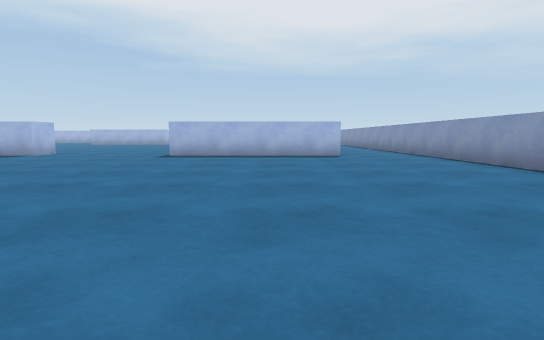
[1] (above)

24 first-person views from a walk through a scene from a Unity 3-D project. The camera is 0.58 m above the floor, tilts 6° down and sees 80° across. The floor is counted in squares, 1 m on a side. Each view is taken from the middle of a square. On the plan, view 1 faces up. The plan holds only what a view shows up to about 9 squares ahead; the rest is blank. The place goes on beyond the plan. Some animated figures are not drawn.

[2]
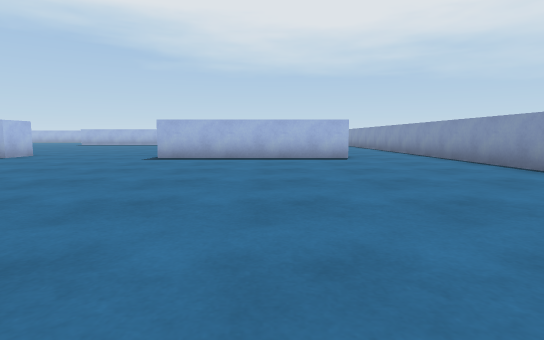

[3]
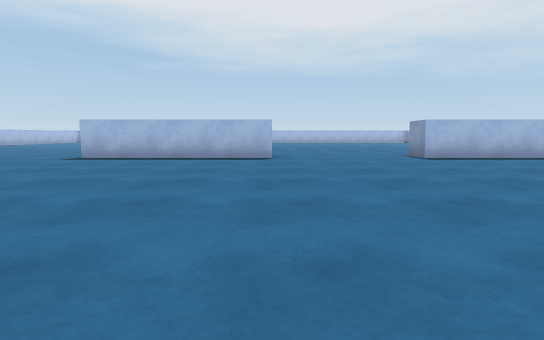

[4]
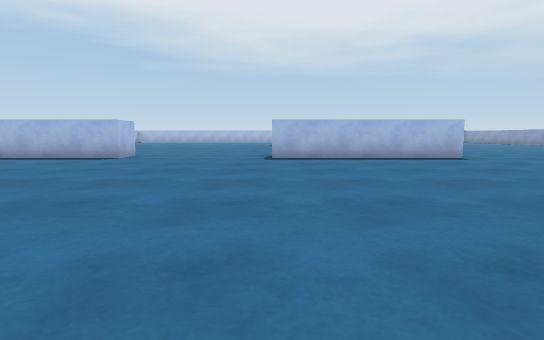

[5]
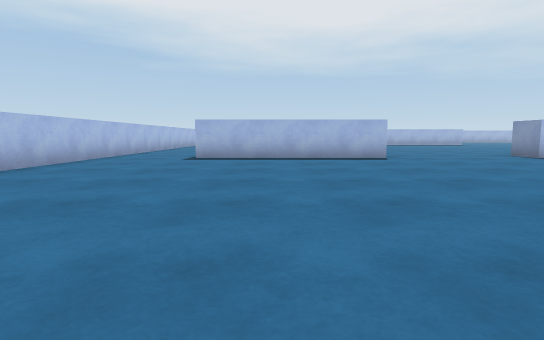

[6]
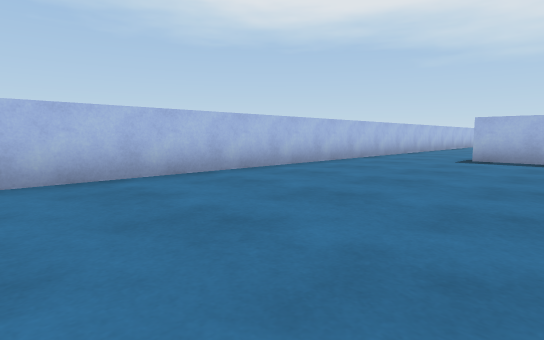

[7]
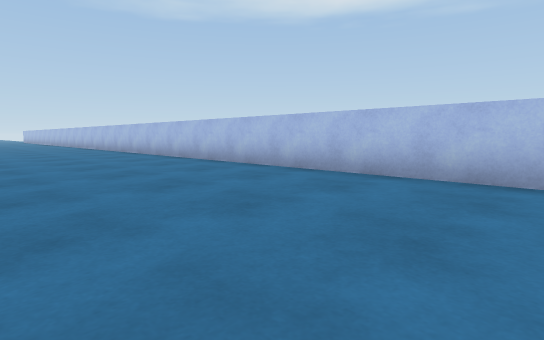

[8]
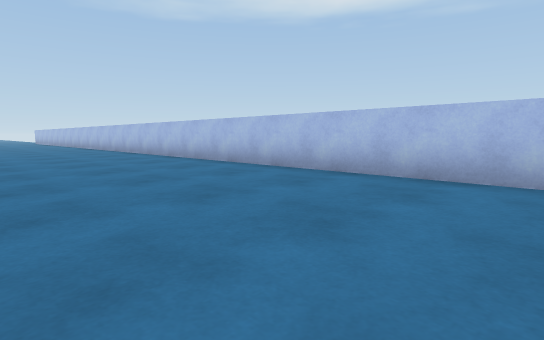

[9]
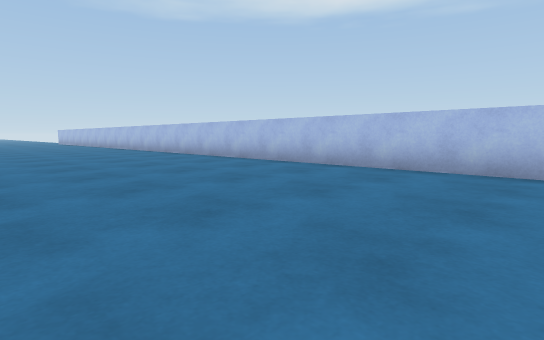

[10]
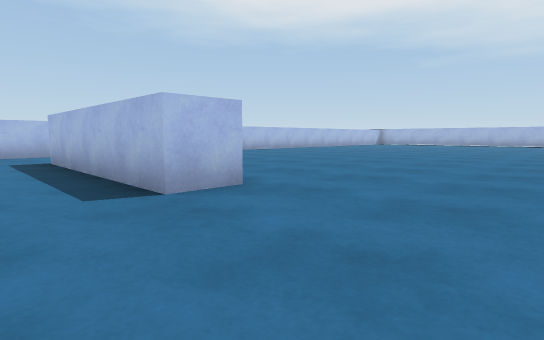

[11]
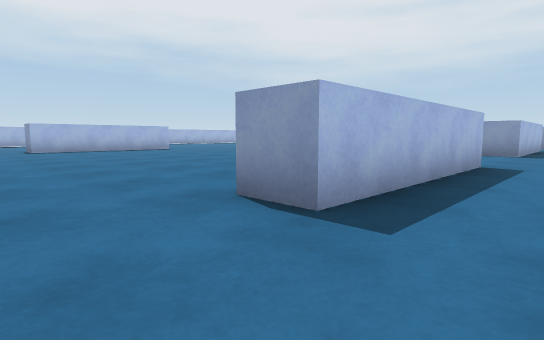

[12]
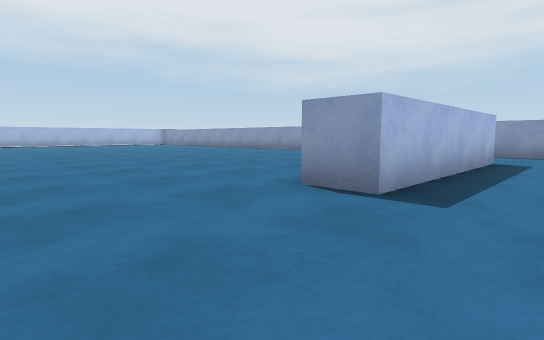

[13]
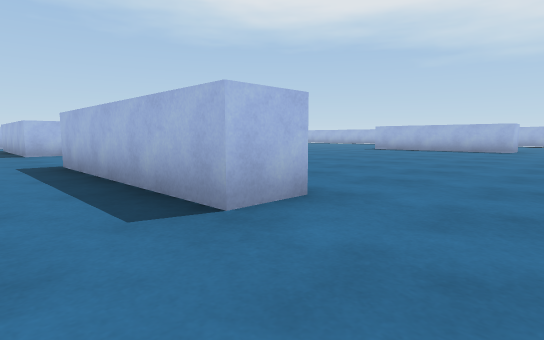

[14]
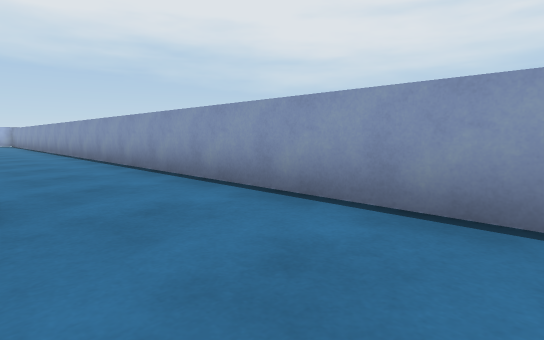

[15]
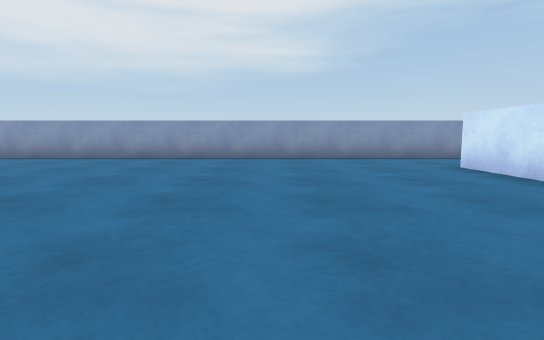

[16]
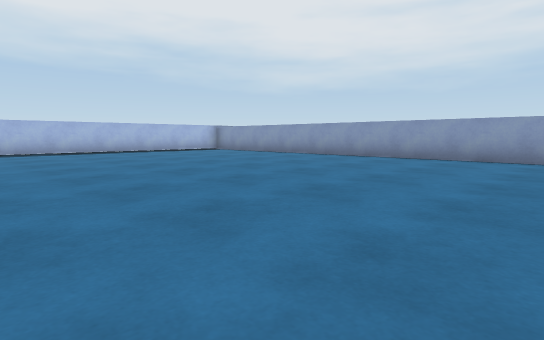

[17]
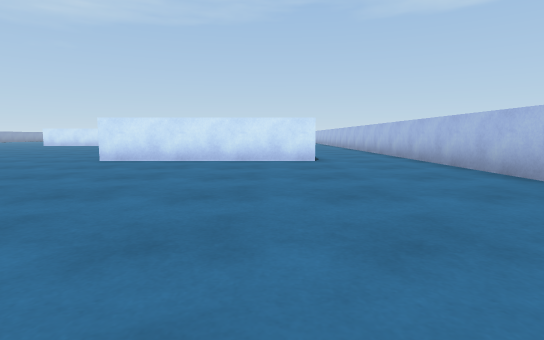

[18]
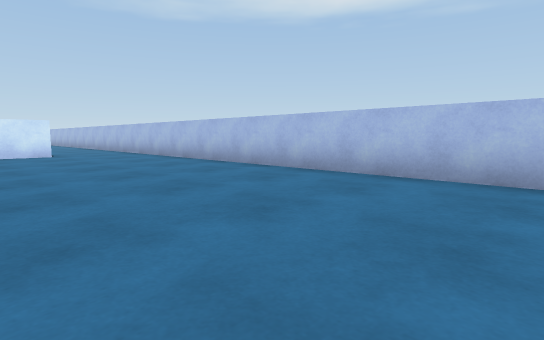

[19]
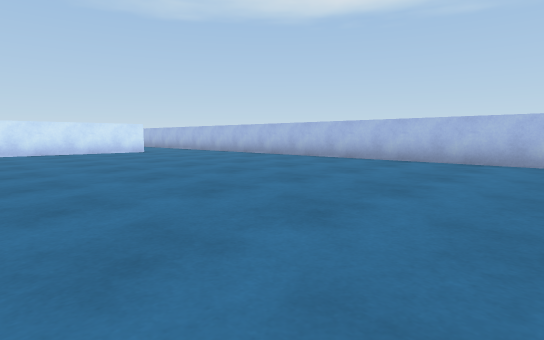

[20]
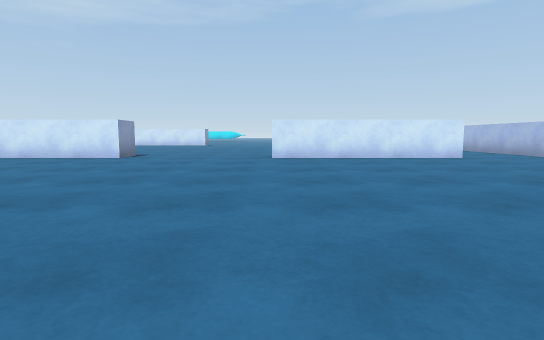

[21]
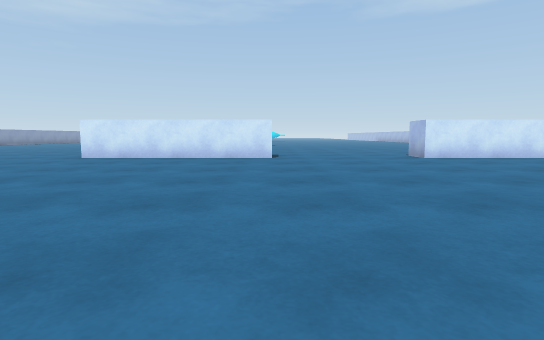

[22]
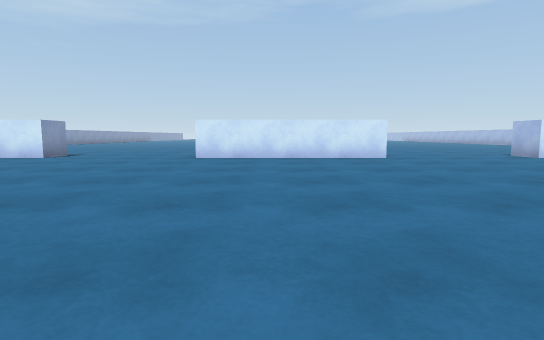

[23]
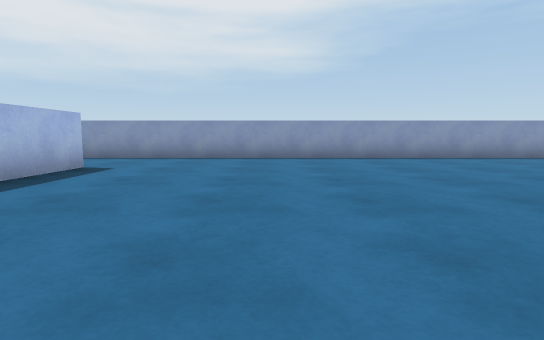

[24]
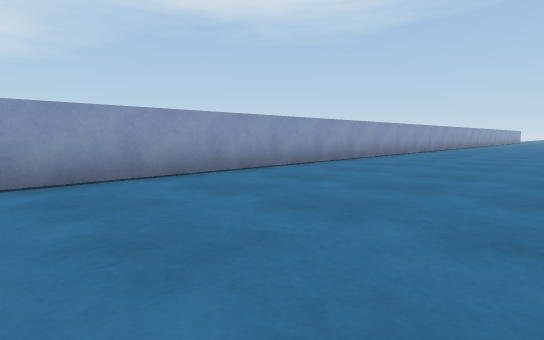

### Floor plan
Points are (right, up) in squares from view 1. A wall is a line through its corners. A room is listed if a view was taken in it or the views show most of it. See-through windows are left out.
Room 1 (views 1, 2, 3, 4, 5, 6, 7, 8, 9, 10, 11, 12, 13, 14, 23, 24)
walls: (-7, 9.5) (-12, 9.5); (-16, 9.5) (-21, 9.5); (4.5, -5.4) (4.5, 8.5); (2, 9.5) (-3, 9.5); (-23.5, 9.5) (-23.5, -11.4)
ways out: opening at (-22.5, 10) to room 2; opening at (-14.5, 9.8) to room 2; opening at (-5.5, 9.8) to room 2; opening at (3, 9.7) to room 2
Room 2 (views 15, 16, 17, 18, 19, 20, 21, 22)
walls: (-12, 9.5) (-12, 10.5) (-7, 10.5) (-7, 9.5); (-3, 9.5) (-3, 10.5) (-1.9, 10.5); (0.1, 10.5) (2, 10.5); (-21.1, 10.5) (-16, 10.5) (-16, 9.5); (4.5, 8.5) (4.5, 21.4); (-23.5, 21.4) (-23.5, 9.5)
ways out: opening at (-22.5, 10) to room 1; opening at (-14.5, 9.8) to room 1; opening at (-5.5, 9.8) to room 1; opening at (3, 9.7) to room 1

Where each view was taken, in squares from view 1:
view 1: 0 up, 0 right, facing up
view 2: 1 up, 0 right, facing up
view 3: 1 up, 7 left, facing up
view 4: 1 up, 12 left, facing up
view 5: 1 up, 19 left, facing up
view 6: 1 up, 19 left, facing up-left
view 7: 3 up, 19 left, facing down-left
view 8: 2 down, 19 left, facing down-left
view 9: 4 down, 18 left, facing down-left
view 10: 8 up, 13 left, facing up-left
view 11: 8 up, 14 left, facing up-right
view 12: 8 up, 6 left, facing up-right
view 13: 8 up, 5 left, facing up-left
view 14: 7 up, 2 right, facing up-right
view 15: 14 up, 4 left, facing right
view 16: 17 up, 4 left, facing up-right
view 17: 18 up, 20 left, facing down
view 18: 21 up, 19 left, facing down-left
view 19: 22 up, 16 left, facing down-left
view 20: 19 up, 16 left, facing down
view 21: 19 up, 12 left, facing down
view 22: 19 up, 9 left, facing down
view 23: 6 up, 4 left, facing right
view 24: 3 up, 0 right, facing down-right
